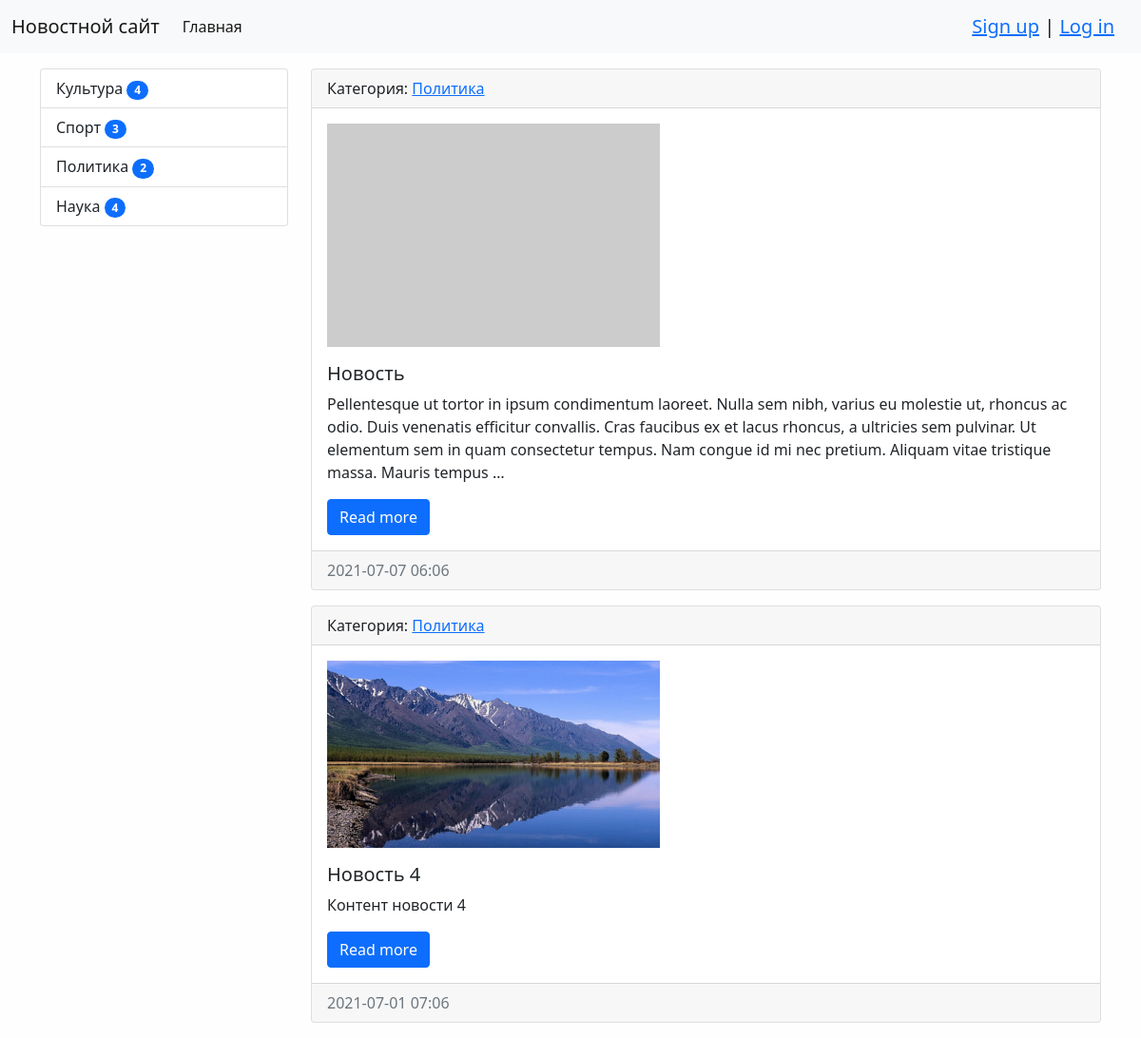
Screenshot of /category/3/ with the database file from the repository.
### news/models.py (models this page shows, shortened)
class Category(models.Model):
    title = models.CharField(max_length=150, verbose_name='Наименование', db_index=True)
    class Meta:
        verbose_name = 'Категория'
        verbose_name_plural = 'Категории'
        ordering = ['title']
    def __str__(self):
        return self.title
    def get_absolute_url(self):
        return reverse('index', kwargs={'category_id': self.pk})

class News(models.Model):
    title = models.CharField(max_length=150, verbose_name='Название')
    content = models.TextField(verbose_name='Содержание')
    creation_date = models.DateTimeField(auto_now_add=True, verbose_name='Создано')
    update_date = models.DateTimeField(auto_now=True, verbose_name='Обновлено')
    photo = models.ImageField(upload_to='photos/%Y/%m/%d/', verbose_name='Фото', blank=True)
    is_published = models.BooleanField(default=True, verbose_name='Опубликовано')
    views = models.IntegerField(default=0)
    category = models.ForeignKey('Category', on_delete=models.PROTECT, verbose_name='Категория')
    class Meta:
        verbose_name = 'Новость'
        verbose_name_plural = 'Новости'
        ordering = ['-creation_date', 'title']
    def get_absolute_url(self):
        return reverse('news_one', kwargs={'pk': self.pk})

### news/views.py (the view)
# urls.py: path('category/<int:category_id>/', NewsOfCategory.as_view(), name='index'),
class NewsOfCategory(ListView):
    model = News
    template_name = 'news/index.html'
    context_object_name = 'news'
    allow_empty = False  # Не выводить пустые списки с категориями
    paginate_by = 2
    def get_context_data(self, *, object_list=None, **kwargs):
        context = super().get_context_data(**kwargs)
        context['title'] = Category.objects.get(pk=self.kwargs['category_id'])
        return context
    def get_queryset(self):
        return News.objects.filter(is_published=True, category_id=self.kwargs['category_id']).select_related('category')

### news/templatetags/news_tags.py (called while the page is built)
@register.simple_tag()
def get_categories():
    return Category.objects.annotate(amount=Count('news', filter=F('news__is_published'))).filter(amount__gt=0)

### news/templates/news/index.html (shortened to what this page needs)
{% extends 'base.html' %}
{% block sidebar %}
{% include 'inc/_sidebar.html' %}
{% endblock sidebar %}
{% block content %}
{% for item in news %}
    <div class="card mb-3">
        <div class="card-header">
            Категория: <a href="{{ item.category.get_absolute_url }}">{{ item.category }}</a>
        </div>
        <div class="card-body">
            <div class="media">
                {% if item.photo %}
                <img class="mb-3" src="{{ item.photo.url }}" alt="" width="350">
                {% else %}
                <img class="mb-3" src="https://picsum.photos/350/235/?blur=2" alt="">
                {% endif %}
            </div>
            <div class="media-body">
                <h5 class="card-title">{{ item.title }}</h5>
                {% autoescape off %}
                <p class="card-text">{{ item.content | truncatewords:50}}</p>
                {% endautoescape %}
                <a href="{{ item.get_absolute_url }}" class="btn btn-primary">Read more</a>
            </div>
        </div>
        <div class="card-footer text-muted">
            {{ item.creation_date | date:"Y-m-d H:i" }}
        </div>
    </div>
{% empty %}
    <p>Новостей нет</p>
{% endfor %}
{% endblock content %}

### templates/inc/_sidebar.html (shortened to what this page needs)
{% load news_tags %}
<div class="list-group">
    {% get_categories as categories %}
    {% for item in categories %}
    <a href="{{ item.get_absolute_url }}" class="list-group-item list-group-item-action">
        {{ item.title }} <span class="badge bg-primary rounded-pill">{{ item.amount }}</span>
    </a>
    {% endfor %}
</div>

### mysite/static/css/style.css (style rules this page uses)
body { background-color: #fefefe; }

### rows the page displays
Category: title "Культура", amount "4"
Category: title "Спорт", amount "3"
Category: title "Политика", amount "2"
Category: title "Наука", amount "4"
News: category "Политика", title "Новость", content "Pellentesque ut tortor in ipsum condimentum laoreet. Nulla sem nibh, varius eu molestie ut, rhoncus ac odio. Duis venenatis efficitur convallis. Cras faucibus ex et lacus rhoncus, a ultricies sem pulvinar. Ut elementum sem in quam consectetur tempus. Nam congue id mi nec pretium. Aliquam vitae tristique massa. Mauris tempus …", creation_date "2021-07-07 06:06"
News: category "Политика", photo (picture), title "Новость 4", content "Контент новости 4", creation_date "2021-07-01 07:06"
